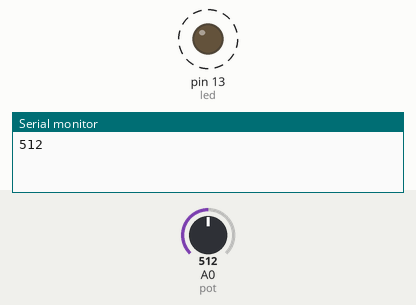
This sketch was run on a simulated Arduino Uno, built with avr-gcc and run on an emulated ATmega328P. Parts: output pins drawn as LEDs (lit = HIGH), the last lines printed to the serial monitor. Dashed ring = blinking. The test bench sets the inputs (shaded band); at power-on: A0 (pot) = 512.

Above: at 1.8 s.
1.9 s: A0 (pot) set to 306
At 2.2 s:
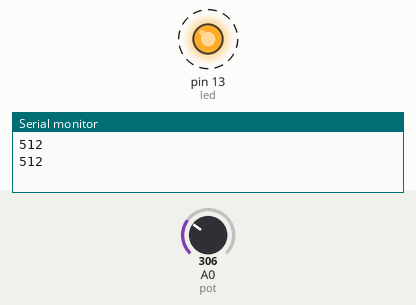
5.4 s: A0 (pot) set to 122
At 5.56 s:
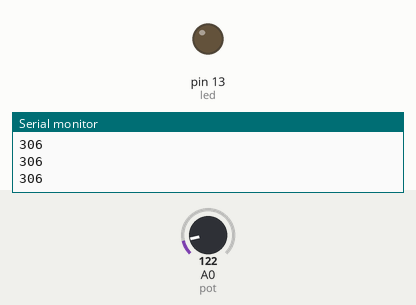
Timing chart, 0 to 14.9 s (numbered marks = the images above; inputs shaded):
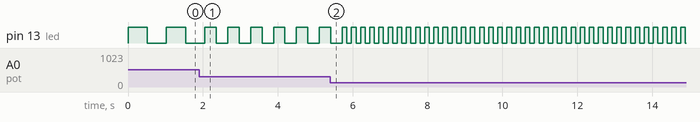

The sketch:

Potentiometer.ino
```cpp
int pot = 0;
int led = 13;
int val = 0;

void setup() {
	pinMode(led, OUTPUT);
	Serial.begin(9600);
}

// the loop function runs over and over again until power down or reset
void loop() {
	val = analogRead(pot);
	digitalWrite(led, HIGH);
	delay(val);
	digitalWrite(led, LOW);
	delay(val);
	Serial.println(val);
}
```

Measured:
- after the input at 1.9 s, pin 13 (led): alternates HIGH for 0.31 s and LOW for 0.31 s, starting after 0.46 s
- by itself, pin 13 (led): alternates HIGH for 0.51 s and LOW for 0.51 s
